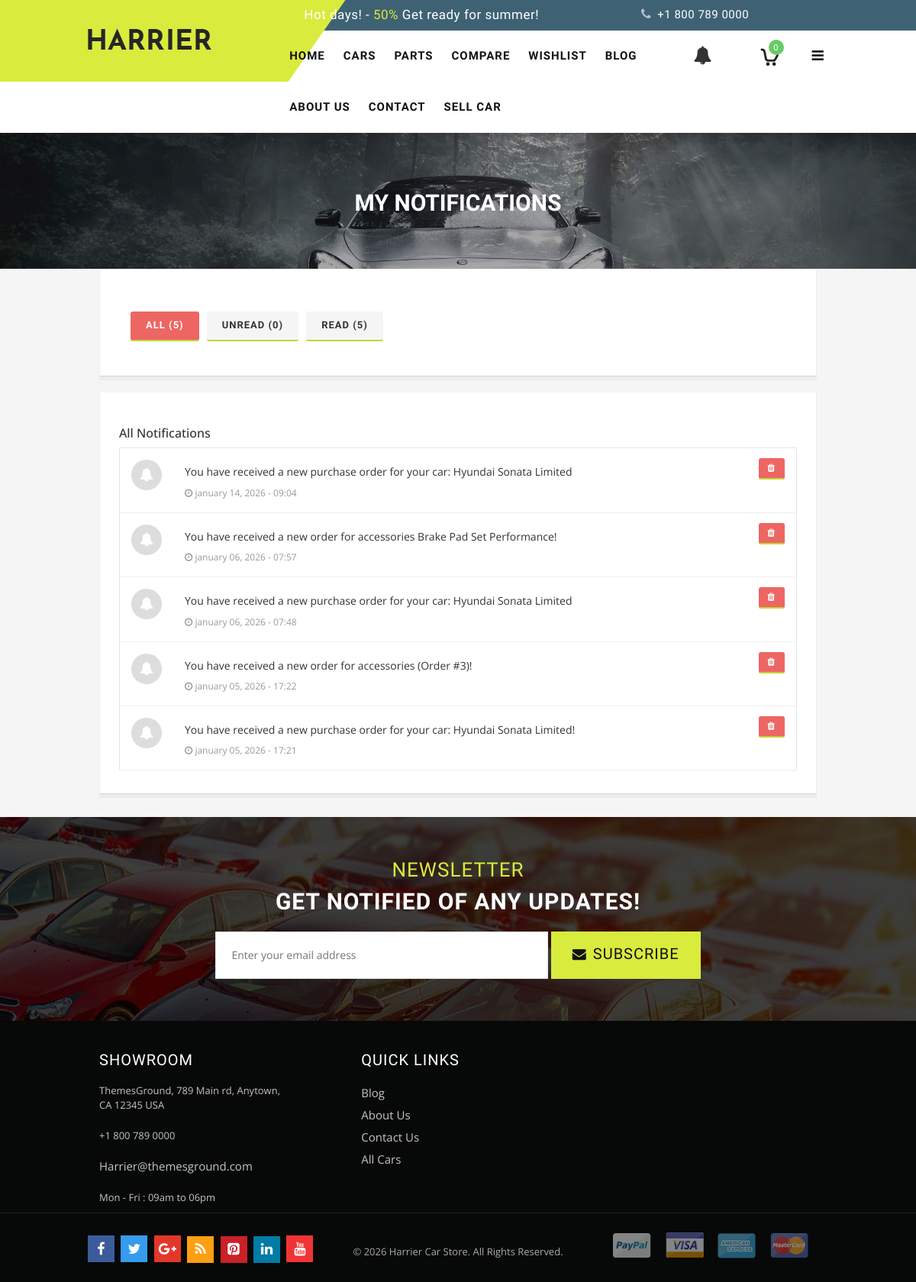
The app's page /notifications/ (signed in) with its own data.
### car_stor/models.py (models this page shows, shortened)
class Notification(models.Model):
    user = models.ForeignKey(User, on_delete=models.CASCADE, related_name='notifications')
    message = models.TextField()
    is_read = models.BooleanField(default=False)
    created_at = models.DateTimeField(auto_now_add=True)

### car_stor/views.py (the view)
# urls.py: path('notifications/', views.notifications_view, name='notifications'),
@login_required
def notifications_view(request):
    filter_status = request.GET.get('status', 'all')  # all, unread, read
    notifications = Notification.objects.filter(user=request.user).order_by('-created_at')
    if filter_status == 'unread':
        notifications = notifications.filter(is_read=False)
    elif filter_status == 'read':
        notifications = notifications.filter(is_read=True)
    total_count = Notification.objects.filter(user=request.user).count()
    unread_count = Notification.objects.filter(user=request.user, is_read=False).count()
    read_count = Notification.objects.filter(user=request.user, is_read=True).count()
    context = {
        'notifications': notifications,
        'filter_status': filter_status,
        'total_count': total_count,
        'unread_count': unread_count,
        'read_count': read_count,
    }
    return render(request, 'notifications.html', context)

### car_stor/context_processors.py (called while the page is built, shortened)
def car_cart(request):
    if request.user.is_authenticated:
        cart, created = Cart.objects.get_or_create(user=request.user)
        unread_notifications_count = Notification.objects.filter(user=request.user, is_read=False).count()
        latest_notifications = Notification.objects.filter(user=request.user).order_by('-created_at')[:5]
        return {
            'cart_item_count': sum(item.quantity for item in cart.items.all()),
            'cart_subtotal': cart.total_price(),
            'current_cart': cart,
            'unread_notification_count': unread_notifications_count,
            'latest_notifications': latest_notifications
        }

### car_stor/models.py (called while the page is built)
    def total_price(self):
        return sum(item.total_price() for item in self.items.all())

### car_stor/templates/notifications.html (shortened to what this page needs)
{% extends 'base.html' %}
{% load static %}
{% block content %}
<div class="page-heading">
    <div class="container">
        <div class="row">
            <div class="col-xs-12">
                <div class="page-title">
                    <h2>My Notifications</h2>
                </div>
            </div>
        </div>
    </div>
</div>
<div class="main-container col1-layout">
    <div class="main container">
        <div class="row">
            <div class="col-sm-12">
                <div class="my-account" style="margin-bottom: 20px;">
                    <div class="dashboard">
                        <div class="box-account" style="padding: 15px;">
                            <div
                                style="display: flex; justify-content: space-between; align-items: center; flex-wrap: wrap; gap: 15px;">
                                <div style="display: flex; gap: 10px; flex-wrap: wrap;">
                                    <a href="{% url 'notifications' %}?status=all" class="button"
                                        style="{% if filter_status == 'all' %}background: #ed6663; color: #fff;{% else %}background: #f5f5f5; color: #333;{% endif %} padding: 8px 20px; border-radius: 3px; text-decoration: none; font-size: 13px; font-weight: 600;">
                                        All ({{ total_count }})
                                    </a>
                                    <a href="{% url 'notifications' %}?status=unread" class="button"
                                        style="{% if filter_status == 'unread' %}background: #ed6663; color: #fff;{% else %}background: #f5f5f5; color: #333;{% endif %} padding: 8px 20px; border-radius: 3px; text-decoration: none; font-size: 13px; font-weight: 600;">
                                        Unread ({{ unread_count }})
                                    </a>
                                    <a href="{% url 'notifications' %}?status=read" class="button"
                                        style="{% if filter_status == 'read' %}background: #ed6663; color: #fff;{% else %}background: #f5f5f5; color: #333;{% endif %} padding: 8px 20px; border-radius: 3px; text-decoration: none; font-size: 13px; font-weight: 600;">
                                        Read ({{ read_count }})
                                    </a>
                                </div>
                            </div>
                        </div>
                    </div>
                </div>
                {% if notifications %}
                <div class="my-account">
                    <div class="dashboard">
                        <div class="box-account box-recent">
                            <div class="box-head">
                                <h2>
                                    {% if filter_status == 'unread' %}
                                    Unread Notifications
                                    {% elif filter_status == 'read' %}
                                    Read Notifications
                                    {% else %}
                                    All Notifications
                                    {% endif %}
                                </h2>
                            </div>
                            <div class="table-responsive">
                                <table class="data-table" style="width: 100%;">
                                    <tbody>
                                        {% for notification in notifications %}
                                        <tr
                                            style="{% if not notification.is_read %}background: #fffbf0;{% endif %} border-bottom: 1px solid #eee;">
                                            <td style="padding: 15px; width: 50px;">
                                                <div
                                                    style="width: 40px; height: 40px; border-radius: 50%; background: {% if not notification.is_read %}#ed6663{% else %}#ddd{% endif %}; display: flex; align-items: center; justify-content: center; color: #fff; font-size: 18px;">
                                                    <i class="fa fa-bell"></i>
                                                </div>
                                            </td>
                                            <td style="padding: 15px;">
                                                <p
                                                    style="margin: 5px 0; font-size: 14px; line-height: 1.6; color: #333; font-weight: {% if not notification.is_read %}600{% else %}400{% endif %};">
                                                    {{ notification.message }}
                                                </p>
                                                <small style="color: #999; font-size: 12px;">
                                                    <i class="fa fa-clock-o"></i> {{ notification.created_at|date:"F d, Y - H:i" }}
                                                </small>
                                            </td>
                                            <td style="padding: 15px; text-align: right; white-space: nowrap;">
                                                <a href="{% url 'delete_notification' notification.id %}" class="button"
                                                    title="Delete"
                                                    onclick="return confirm('Are you sure you want to delete this notification?');"
                                                    style="background: #ed6663; color: #fff; padding: 6px 12px; border-radius: 3px; text-decoration: none; font-size: 12px;">
                                                    <i class="fa fa-trash"></i>
                                                </a>
                                            </td>
                                        </tr>
                                        {% endfor %}
                                    </tbody>
                                </table>
                            </div>
                        </div>
                    </div>
                </div>
                {% endif %}
            </div>
        </div>
    </div>
</div>
{% endblock %}

### car_stor/static/stylesheet/responsive.css (style rules this page uses)
@media (min-width: 992px) and (max-width: 1239px) { .page-title h2 { font-size:30px; } }

### records on screen
Notification: message "You have received a new purchase order for your car: Hyundai Sonata Limited", created_at "january 14, 2026 - 09:04"
Notification: message "You have received a new order for accessories Brake Pad Set Performance!", created_at "january 06, 2026 - 07:57"
Notification: message "You have received a new purchase order for your car: Hyundai Sonata Limited", created_at "january 06, 2026 - 07:48"
Notification: message "You have received a new order for accessories (Order #3)!", created_at "january 05, 2026 - 17:22"
Notification: message "You have received a new purchase order for your car: Hyundai Sonata Limited!", created_at "january 05, 2026 - 17:21"

### other values on screen
{{ cart_item_count }} "0"
{{ total_count }} "5"
{{ unread_count }} "0"
{{ read_count }} "5"
